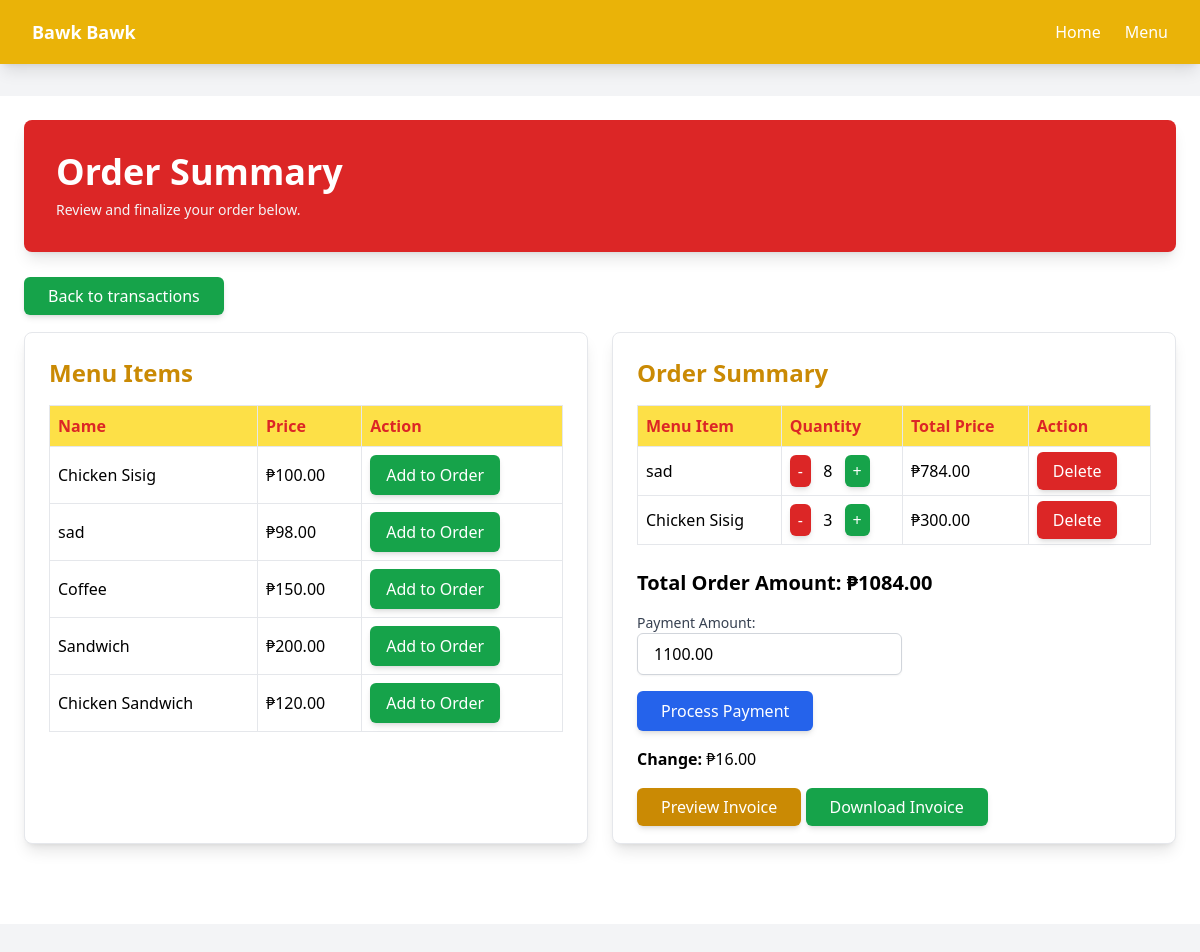
The page /order/payment/12/ on the database as committed earlier.
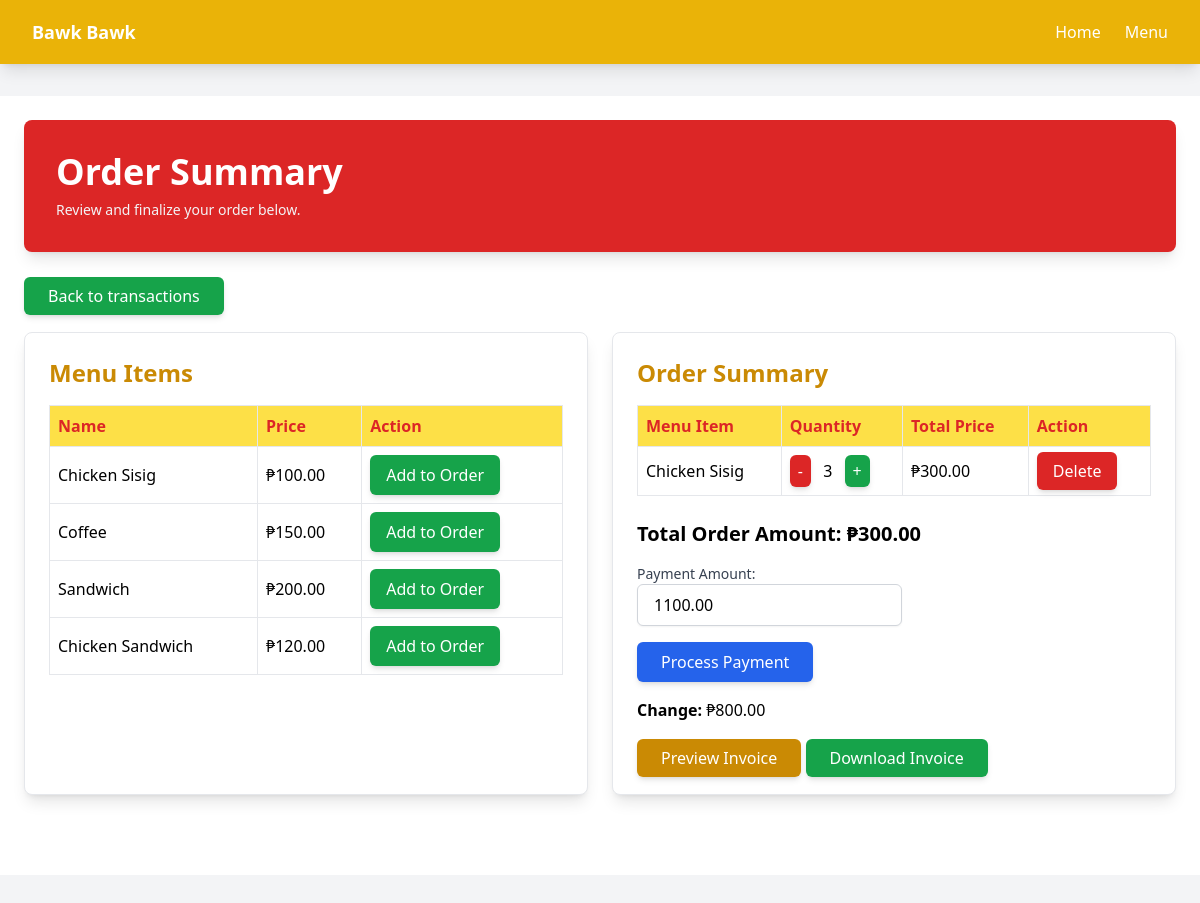
The same page on the database as committed later.
### sales_list/models.py (models this page shows, shortened)
class MenuItem(models.Model):
    name = models.CharField(max_length=255)
    price = models.DecimalField(max_digits=10, decimal_places=2)

class OrderDetail(models.Model):
    quantity = models.PositiveIntegerField()
    menu_item = models.ForeignKey(MenuItem, on_delete=models.CASCADE, blank=True, null=True)
    order_summary = models.ForeignKey(OrderSummary, on_delete=models.SET_NULL, blank=True, null=True)
    @property
    def total_price(self):
        return self.menu_item.price * self.quantity

class OrderSummary(models.Model):
    date = models.DateField(default=now)
    payment_amount = models.DecimalField(max_digits=10, decimal_places=2)
    @property
    def order_total(self):
        orderdetails = self.orderdetail_set.all()
        total = sum([details.total_price for details in orderdetails])
        return total
    @property
    def change(self):
        orderdetails = self.orderdetail_set.all()
        total = sum([details.total_price for details in orderdetails])
        change = self.payment_amount - total
        if total > self.payment_amount:
            return "Insufficient Amount!"
        elif self.payment_amount >= total:
            return change

### sales_list/views.py (the view, shortened to what this page needs)
# urls.py: path('order/payment/<int:order_id>/', sales.process_payment, name='process_payment'),
def process_payment(request, order_id):
    order_summary = OrderSummary.objects.get(id=order_id)
    all_order_items = OrderDetail.objects.filter(order_summary=order_summary)
    all_items = MenuItem.objects.all()
    return render(request, 'neworder.html', {
        'order_summary': order_summary,
        'all_items': all_items,  # Display all menu items on GET request
        'all_order_items': all_order_items  # Display current order items
    })

### sales_list/templates/neworder.html (shortened to what the changed rows need)
{% extends 'base.html' %}
{% load static %}
{% block content %}
<div class="bg-white p-6">
    <div class="bg-red-600 text-white p-8 mb-8 rounded-lg shadow-lg">
        <div class="flex justify-between items-center">
            <div>
                <h1 class="text-4xl font-bold mb-2">Order Summary</h1>
            </div>
        </div>
    </div>
    <div class="flex flex-wrap gap-6 py-6">
        <div class="flex-1 bg-white border rounded-lg shadow-lg p-6 mb-8">
            <h2 class="text-2xl font-semibold text-yellow-600 mb-4">Menu Items</h2>
            <form method="POST">
                <table class="min-w-full table-auto border-collapse border border-gray-300">
                    <thead class="bg-yellow-300">
                        <tr>
                            <th class="border p-2 text-left text-red-600">Name</th>
                            <th class="border p-2 text-left text-red-600">Price</th>
                            <th class="border p-2 text-left text-red-600">Action</th>
                        </tr>
                    </thead>
                    <tbody>
                        {% for item in all_items %}
                        <tr class="hover:bg-yellow-100">
                            <td class="border p-2">{{ item.name }}</td>
                            <td class="border p-2">₱{{ item.price }}</td>
                            <td class="border p-2">
                                <button type="submit" name="menu_item" value="{{ item.id }}" class="px-4 py-2 bg-green-600 text-white font-medium rounded-md shadow-md hover:bg-green-700">
                                    Add to Order
                                </button>
                            </td>
                        </tr>
                        {% endfor %}
                    </tbody>
                </table>
            </form>
        </div>
        <div class="flex-1 bg-white border rounded-lg shadow-lg p-6 mb-8">
            <h2 class="text-2xl font-semibold text-yellow-600 mb-4">Order Summary</h2>
            <table class="min-w-full table-auto border-collapse border border-gray-300 mb-6">
                <thead class="bg-yellow-300">
                    <tr>
                        <th class="border p-2 text-left text-red-600">Menu Item</th>
                        <th class="border p-2 text-left text-red-600">Quantity</th>
                        <th class="border p-2 text-left text-red-600">Total Price</th>
                        <th class="border p-2 text-left text-red-600">Action</th>
                    </tr>
                </thead>
                <tbody>
                    {% for order_item in all_order_items %}
                    <tr class="hover:bg-yellow-100">
                        <td class="border p-2">{{ order_item.menu_item.name }}</td>
                        <td class="border p-2">
                            <form method="POST" action="{% url 'update_quantity' order_item.id %}">
                                <button type="submit" name="adjustment" value="decrease" class="px-2 py-1 bg-red-600 text-white rounded-md shadow-md hover:bg-red-700">-</button>
                                <span class="mx-2">{{ order_item.quantity }}</span>
                                <button type="submit" name="adjustment" value="increase" class="px-2 py-1 bg-green-600 text-white rounded-md shadow-md hover:bg-green-700">+</button>
                            </form>
                        </td>
                        <td class="border p-2">₱{{ order_item.total_price }}</td>
                        <td class="border p-2">
                            <a href="{% url 'delete_order_item' order_item.id %}" class="px-4 py-2 bg-red-600 text-white font-medium rounded-md shadow-md hover:bg-red-700">
                                Delete
                            </a>
                        </td>
                    </tr>
                    {% endfor %}
                </tbody>
            </table>
            <form method="POST" action="{% url 'process_payment' order_summary.id %}">
                <p class="text-xl font-bold mb-4">Total Order Amount: ₱{{ order_summary.order_total }}</p>
                <div class="mb-4">
                    <label for="payment_amount" class="block text-sm font-medium text-gray-700">Payment Amount:</label>
                    <input type="number" name="payment_amount" step="0.01" min="0" value="{{ order_summary.payment_amount }}" required class="px-4 py-2 border border-gray-300 rounded-md shadow-sm focus:ring focus:ring-yellow-500 focus:ring-opacity-50">
                </div>
                <button type="submit" class="px-6 py-2 bg-blue-600 text-white rounded-md shadow-md hover:bg-blue-700">Process Payment</button>
                <p class="mt-4"><strong>Change:</strong> ₱{{ order_summary.change }}</p>
            </form>
        </div>
    </div>
</div>
{% endblock %}

Rows that differ between the two databases and show on the page:
removed MenuItem: name "sad", price "98.00", {{ item.id }} 10 (drawn)
removed OrderDetail: menu_item.name "sad", quantity "8", total_price "784.00"
computed for OrderSummary: order_total "1084.00" → "300.00"; change "16.00" → "800.00"
